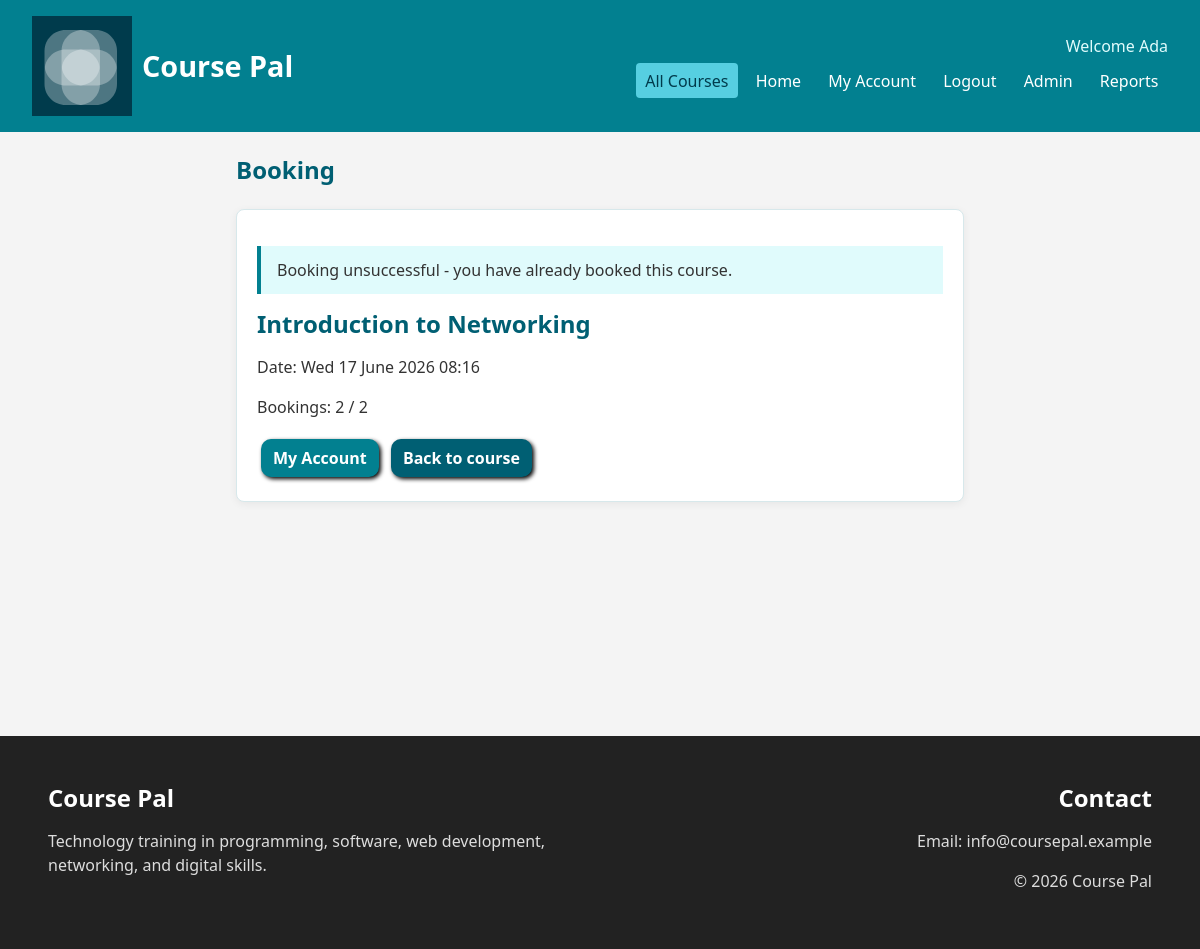
The app's page /book.php?id=11 (signed in) with its own data.
### tables this page shows
CREATE TABLE courses (
  course_id INT NOT NULL AUTO_INCREMENT,
  name VARCHAR(150) NOT NULL,
  description MEDIUMTEXT NOT NULL,
  category_id INT NOT NULL,
  capacity INT NOT NULL,
  date DATETIME NOT NULL,
  course_image TEXT NOT NULL,
  PRIMARY KEY (course_id),
  CONSTRAINT fk_courses_category FOREIGN KEY (category_id) REFERENCES categories(category_id),
  CONSTRAINT check_course_capacity CHECK (capacity > 0)
);

### includes/connectdb.php (called while the page is built, shortened)
<?php
function e(string|int|null $value): string
{
    return htmlspecialchars((string) $value, ENT_QUOTES, 'UTF-8');
}
function format_course_date(?string $date): string
{
    return (new DateTime($date))->format('D j F Y H:i');
}
function get_course(PDO $pdo, int $courseId): ?array
{
    $statement = $pdo->prepare(
        'SELECT courses.*, categories.category_name, categories.category_colour,
                (SELECT COUNT(bookings.booking_id) FROM bookings WHERE bookings.course_id = courses.course_id) AS total_bookings
         FROM courses
         INNER JOIN categories ON courses.category_id = categories.category_id
         WHERE courses.course_id = ?'
    );
    $statement->execute([$courseId]);
    $course = $statement->fetch();
    return $course ?: null;
}
?>

### book.php (the view, shortened to what this page needs)
<?php
require 'includes/connectdb.php';
$courseId = (int) ($_GET['id'] ?? 0);
$message = '';
$course = $pdo && $courseId > 0 ? get_course($pdo, $courseId) : null;
if (!$pdo || !$course) {
    $message = 'Booking unsuccessful. Course not found.';
} else {
    $userId = (int) $_SESSION['userid'];
    $existingStatement = $pdo->prepare('SELECT COUNT(*) FROM bookings WHERE user_id = ? AND course_id = ?');
    $existingStatement->execute([$userId, $courseId]);
    if ((int) $existingStatement->fetchColumn() > 0) {
        $message = 'Booking unsuccessful - you have already booked this course.';
    } elseif ((int) $course['total_bookings'] >= (int) $course['capacity']) {
        $message = "Booking unsuccessful - this course cannot be booked as it's full.";
    } else {
        $insertStatement = $pdo->prepare('INSERT INTO bookings (user_id, course_id, booking_date) VALUES (?, ?, CURRENT_TIMESTAMP)');
        $insertStatement->execute([$userId, $courseId]);
        $message = 'Booking created successfully.';
        $course = get_course($pdo, $courseId);
    }
}
require 'includes/header.php';
?>
<section class="narrow">
  <h1>Booking</h1>
  <article class="panel">
    <p class="notice"><?php echo e($message); ?></p>
    <?php if ($course): ?>
      <h2><?php echo e($course['name']); ?></h2>
      <p>Date: <?php echo e(format_course_date($course['date'])); ?></p>
      <p>Bookings: <?php echo e($course['total_bookings']); ?> / <?php echo e($course['capacity']); ?></p>
    <?php endif; ?>
    <a class="btn" href="account.php">My Account</a>
    <?php if ($course): ?><a class="btn btn_secondary" href="course.php?id=<?php echo e($courseId); ?>">Back to course</a><?php endif; ?>
  </article>
</section>
<?php require 'includes/footer.php'; ?>

### css/styles.css (style rules this page uses)
* { box-sizing: border-box; }
body { margin: 0; font-family: 'Segoe UI', Arial, sans-serif; background-color: #f4f4f4; color: #333; line-height: 1.5; }
section, article, aside { margin: 1.5rem 0; }
section { padding: 0 1rem; }
a { color: #005f73; }
h1, h2, h3, h4, h5, h6 { color: #005f73; margin: 0.5rem 0; line-height: 1.2; }
.notice { background: #e0fbfc; border-left: 4px solid #028090; padding: 0.75rem 1rem; }
.panel { background: white; border: 1px solid #d7e8eb; border-radius: 8px; padding: 1.25rem; box-shadow: 0 2px 8px rgba(0, 0, 0, 0.06); }
.narrow { max-width: 760px; margin-left: auto; margin-right: auto; }
.btn { background-color: #028090; border: 0; border-radius: 10px; box-shadow: black 2px 2px 4px; color: white; cursor: pointer; display: inline-block; font-weight: bold; margin: 0.25rem; padding: 0.45rem 0.75rem; text-decoration: none; }
.btn_secondary { background-color: #005f73; }

### records on screen
courses: name "Introduction to Networking", date "Wed 17 June 2026 08:16", capacity "2"

### other values on screen
$welcomeName "Ada"
$message "Booking unsuccessful - you have already booked this course."
$course['total_bookings'] "2"
